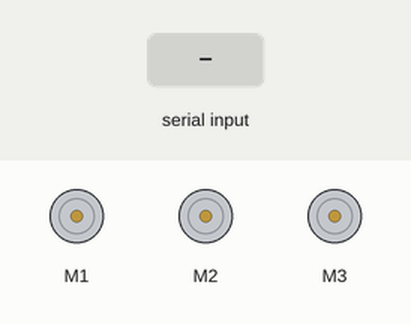
The sketch below on a simulated Arduino Uno, built with avr-gcc and run on an emulated ATmega328P. Shown: 3 × DC motor (green arrow = forward, orange = backward, longer = faster). The inputs (shaded band) are chosen by the test bench.

Above: at 1.2 s.
1.3 s: "1,90\n" received over Serial
At 1.6 s:
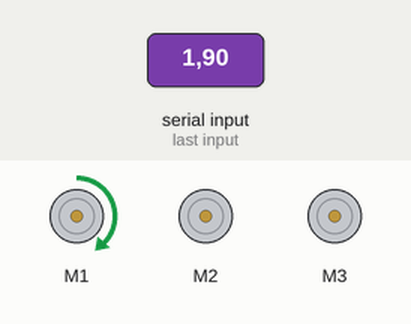
2.8 s: "1\n" received over Serial
At 3.9 s:
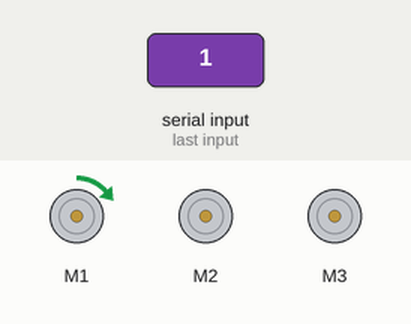
4.3 s: "1,90,45\n" received over Serial
At 5.2 s:
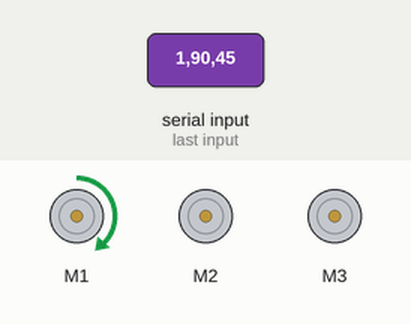
Timing chart, 0 to 7.3 s (numbered marks = the images above; inputs shaded):
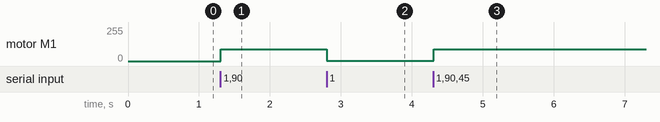

The sketch:

motor_control.ino
```cpp
#include <Wire.h>
#include <Adafruit_MotorShield.h>
#include "utility/Adafruit_MS_PWMServoDriver.h"

Adafruit_MotorShield AFMS = Adafruit_MotorShield();
Adafruit_DCMotor *mot1 = AFMS.getMotor(1);
Adafruit_DCMotor *mot2 = AFMS.getMotor(2);
Adafruit_DCMotor *mot3 = AFMS.getMotor(3);


void setup(){
  Serial.begin(9600);
  AFMS.begin();
  mot1->setSpeed(0);
  mot2->setSpeed(0);
  mot3->setSpeed(0);
}

void loop() {
  if (Serial.available()>0){
    String command = Serial.readStringUntil('\n');
    int id = command.substring(0, command.indexOf(',')).toInt();
    int speed = command.substring(command.indexOf(',') + 1).toInt();
    switch(id){
      case 1:
        if(speed>=0){
          mot1->setSpeed(speed);
          mot1->run(FORWARD);
        }
        else{
          mot1->setSpeed(-speed);
          mot1->run(BACKWARD);
        }
        break;
      case 2:
        if(speed>=0){
          mot2->setSpeed(speed);
          mot2->run(FORWARD);
        }
        else{
          mot2->setSpeed(-speed);
          mot2->run(BACKWARD);
        }
        break;
      case 3:
        if(speed>=0){
          mot3->setSpeed(speed);
          mot3->run(FORWARD);
        }
        else{
          mot3->setSpeed(-speed);
          mot3->run(BACKWARD);
        }
        break;
      default :
        break;
    }
  }
}
```

Measured:
- after the input at 1.3 s, motor M1: stopped → forward 90/255 at once
- after the input at 2.8 s, motor M1: forward 90/255 → forward 1/255 at once
- after the input at 4.3 s, motor M1: forward 1/255 → forward 90/255 at once
